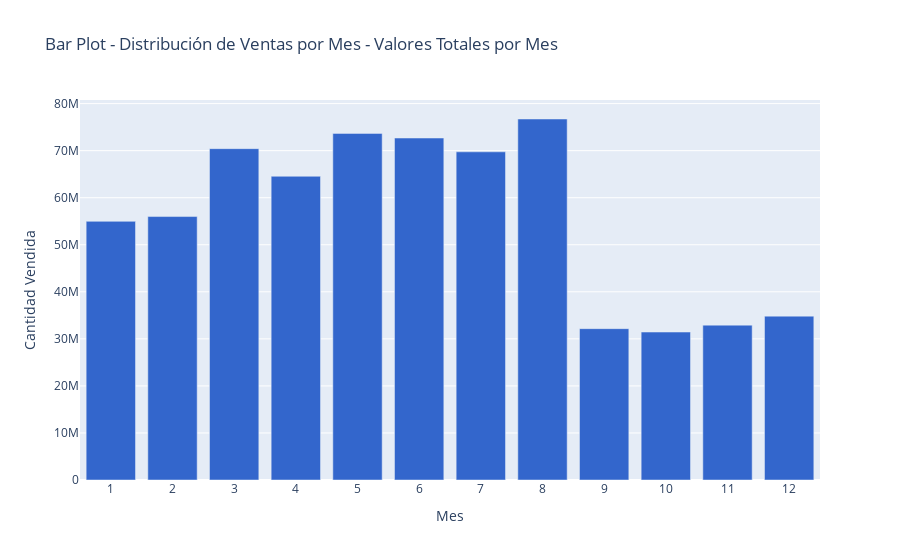

Write notebook code for a chart like this one.
### Code cell
# Convierte la columna 'MONTH' a tipo de dato categórico
data['MONTH'] = data['MONTH'].astype('category')
# Filtra los datos donde 'SCENARIO' es 'actual', agrupa por 'MONTH' y suma 'AMOUNT'
df_grouped = data[data['SCENARIO'] == 'actual'].groupby(['MONTH'], as_index=False, observed=True)['AMOUNT'].sum()
# Visualizar el barplot
fig = px.bar(df_grouped, x='MONTH', y='AMOUNT',
    title='Bar Plot - Distribución de Ventas por Mes - Valores Totales por Mes',
    labels={'MONTH': 'Mes', 'AMOUNT': 'Cantidad Vendida'},
    color_discrete_sequence=px.colors.qualitative.G10)
# Ajuste en la distancia en el eje x
fig.update_xaxes(dtick=1)
# Mostrar el gráfico
fig.show()

### Figure 1 — Plotly figure (JSON) as saved in the notebook; plotly's stock layout.template omitted (floating-point values rounded to 4 significant figures)
{"data": [{"alignmentgroup": "True", "hovertemplate": "Mes=%{x}<br>Cantidad Vendida=%{y}<extra></extra>", "legendgroup": "", "marker": {"color": "#3366CC", "pattern": {"shape": ""}}, "name": "", "offsetgroup": "", "orientation": "v", "showlegend": false, "textposition": "auto", "type": "bar", "x": [1, 2, 3, 4, 5, 6, 7, 8, 9, 10, 11, 12], "xaxis": "x", "y": [54980000.0, 55990000.0, 70430000.0, 64560000.0, 73680000.0, 72690000.0, 69760000.0, 76730000.0, 32170000.0, 31450000.0, 32920000.0, 34830000.0], "yaxis": "y"}], "layout": {"barmode": "relative", "legend": {"tracegroupgap": 0}, "title": {"text": "Bar Plot - Distribución de Ventas por Mes - Valores Totales por Mes"}, "xaxis": {"anchor": "y", "domain": [0, 1], "dtick": 1, "title": {"text": "Mes"}}, "yaxis": {"anchor": "x", "domain": [0, 1], "title": {"text": "Cantidad Vendida"}}}}
